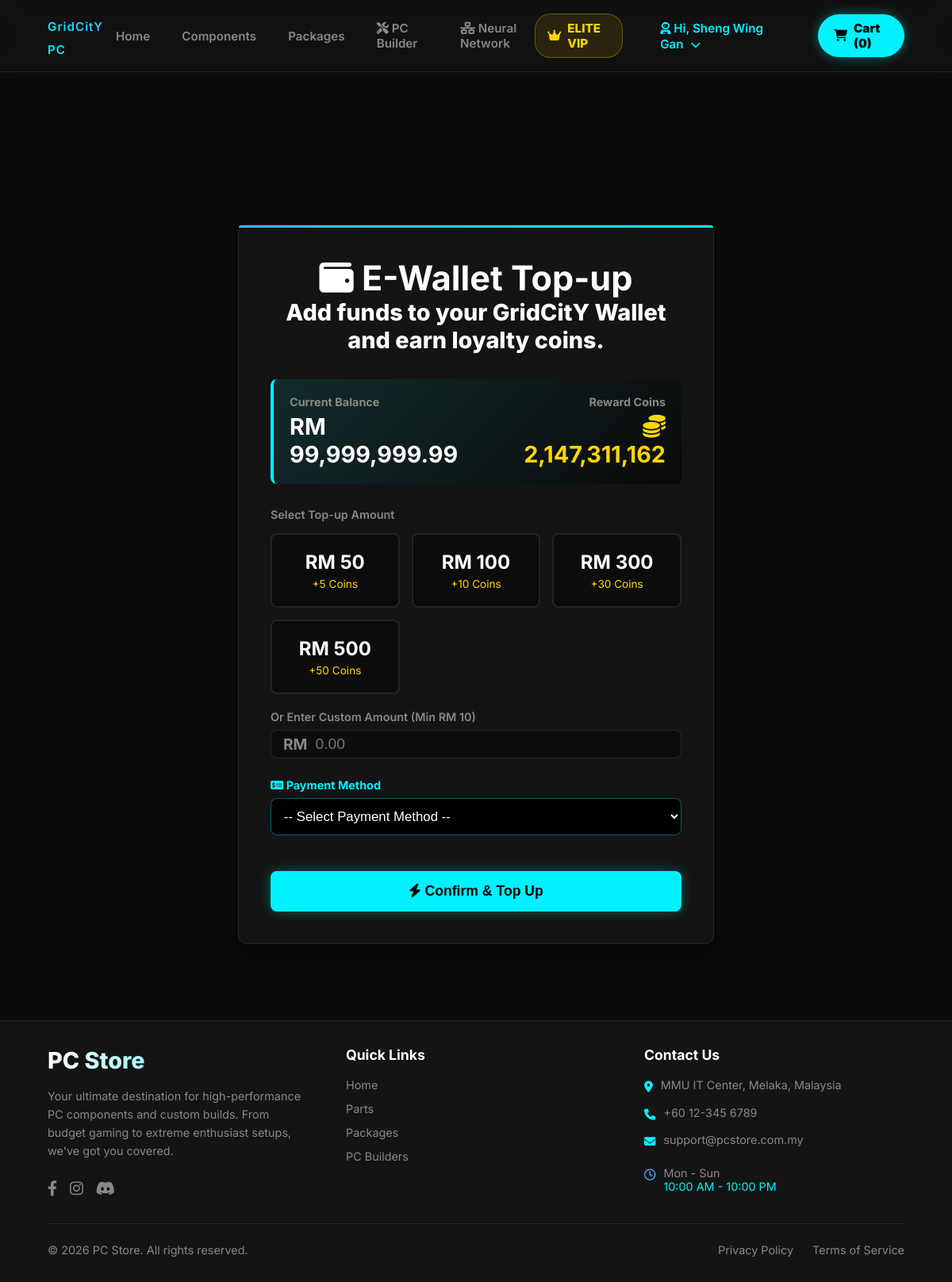
The page /wallet_topup.php (signed in) on the database as committed earlier.
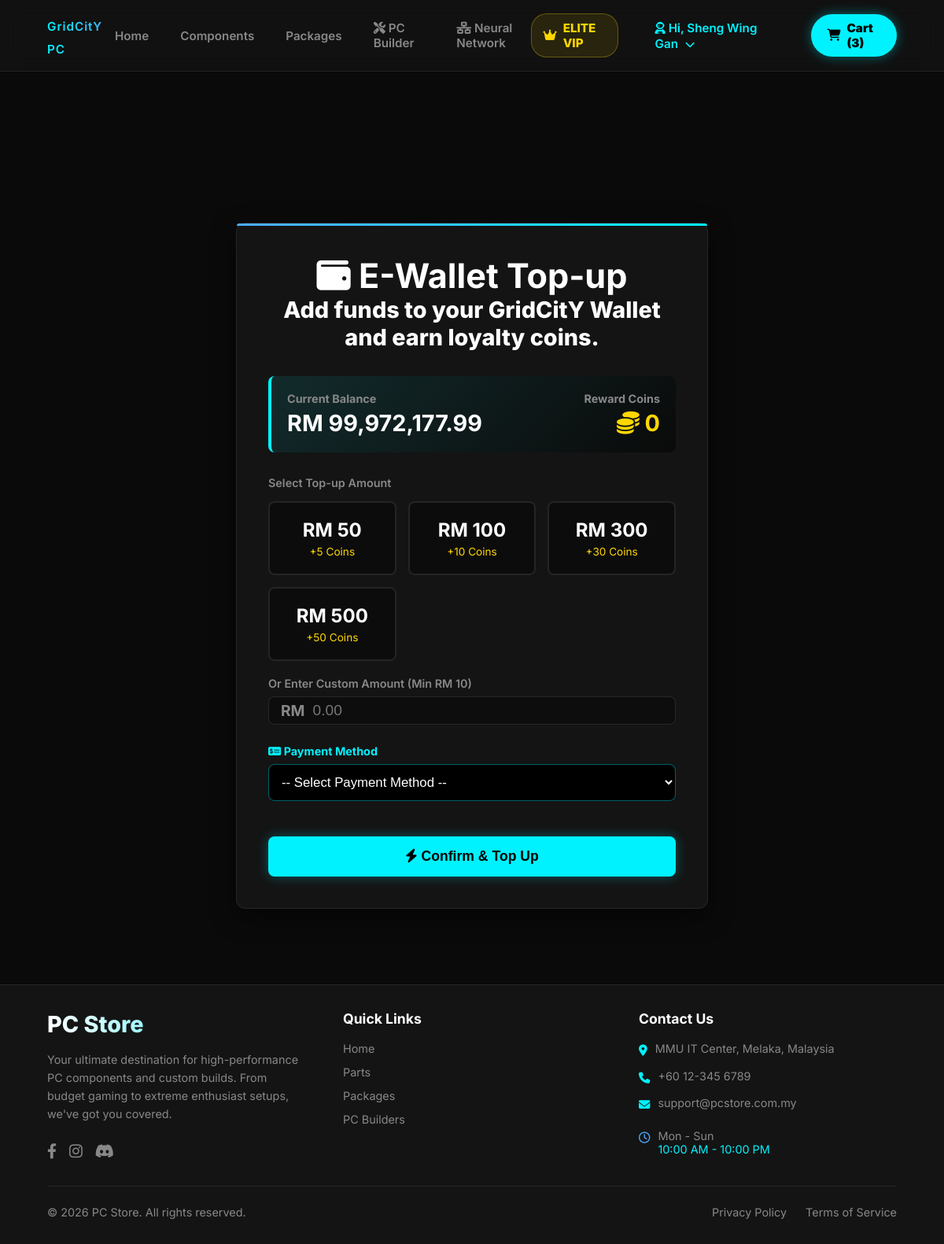
The same page on the database as committed later.
### tables this page shows
CREATE TABLE `customers` (
  `customer_id` int(11) NOT NULL,
  `username` varchar(150) DEFAULT NULL,
  `first_name` varchar(50) DEFAULT NULL,
  `last_name` varchar(50) DEFAULT NULL,
  `email` varchar(100) NOT NULL,
  `password` varchar(255) NOT NULL,
  `phone_number` varchar(20) DEFAULT NULL,
  `birthday` date DEFAULT NULL,
  `wallet_balance` decimal(10,2) NOT NULL DEFAULT 0.00,
  `reward_coins` int(11) NOT NULL DEFAULT 0,
  `membership_tier` varchar(20) DEFAULT 'Standard',
  `vip_expiry_date` datetime DEFAULT NULL,
  `auto_renew` tinyint(1) DEFAULT 0,
  `default_shipping_address` text DEFAULT NULL,
  `account_status` varchar(20) DEFAULT 'Active',
  `reset_token` varchar(6) DEFAULT NULL,
  `reset_token_expire` datetime DEFAULT NULL,
  `pref_gamer` int(11) DEFAULT 0,
  `pref_creator` int(11) DEFAULT 0,
  `pref_student` int(11) DEFAULT 0,
  `pref_enthusiast` int(11) DEFAULT 0,
  `created_at` datetime DEFAULT current_timestamp()
);

### wallet_topup.php (the view, shortened to what the changed rows need)
<?php
require_once 'config.php';
$customer_id = $_SESSION['customer_id'];
$query = "SELECT wallet_balance, reward_coins FROM customers WHERE customer_id = ?";
$stmt = $conn->prepare($query);
$stmt->bind_param("i", $customer_id);
$stmt->execute();
$result = $stmt->get_result();
$user_data = $result->fetch_assoc();
$current_balance = $user_data['wallet_balance'];
$current_coins = $user_data['reward_coins'];
?>
<!DOCTYPE html>
<html lang="en">
<head>
    <link rel="stylesheet" href="https://cdnjs.cloudflare.com/ajax/libs/font-awesome/6.4.0/css/all.min.css">
    <link rel="stylesheet" href="css/style.css">
</head>
<body>
    <?php include 'includes/header.php'; ?>
    <main class="main-container cart-page-wrapper">
        <div class="auth-container" style="max-width: 600px;">
            <div class="auth-title">
                <h2><i class="fa-solid fa-wallet"></i> E-Wallet Top-up</h2>
            </div>
            <div class="wallet-dashboard">
                <div class="stat-box">
                    <h4>Current Balance</h4>
                    <p>RM <?php echo number_format($current_balance, 2); ?></p>
                </div>
                <div class="stat-box" style="text-align: right;">
                    <h4>Reward Coins</h4>
                    <p style="color: #ffd700;"><i class="fa-solid fa-coins"></i> <?php echo number_format($current_coins); ?></p>
                </div>
            </div>
             </div> </main>
    </main>
</body>
</html>

### includes/header.php (shortened to what the changed rows need)
<?php
require_once 'config.php';
$cart_item_count = 0;
if (isset($_SESSION['customer_id'])) {
    $count_stmt = $conn->prepare("SELECT SUM(quantity) AS total_items FROM shopping_cart WHERE customer_id = ?");
    $count_stmt->bind_param("i", $_SESSION['customer_id']);
    $count_stmt->execute();
    $count_res = $count_stmt->get_result();
    if ($count_row = $count_res->fetch_assoc()) {
        $cart_item_count = $count_row['total_items'] ?? 0;
    }
}
?>
<!DOCTYPE html>
<html lang="en">
<head>
    <link rel="stylesheet" href="css/style.css">
    <link rel="stylesheet" href="https://cdnjs.cloudflare.com/ajax/libs/font-awesome/6.4.0/css/all.min.css">
</head>
<body>
<nav class="navbar">
    <div class="nav-actions" style="display: flex; align-items: center;">
        <a href="membership.php" style="color: #ffd700; font-weight: 800; text-decoration: none; display: flex; align-items: center; gap: 8px; padding: 8px 15px; background: rgba(255, 215, 0, 0.1); border: 1px solid rgba(255, 215, 0, 0.3); border-radius: 20px; transition: 0.3s; margin-right: 15px;" onmouseover="this.style.boxShadow='0 0 15px rgba(255, 215, 0, 0.5)'; this.style.transform='translateY(-2px)';" onmouseout="this.style.boxShadow='none'; this.style.transform='none';">
            <i class="fa-solid fa-crown"></i> ELITE VIP
        </a>
        <?php if(isset($_SESSION['customer_id'])): ?>
        <div class="profile-dropdown" style="position: relative; display: inline-block; margin-right: 15px;">
            <a href="profile.php" style="color: #00f2fe; text-decoration: none; padding-bottom: 5px;">
            </a>
        </div>
        <?php else: ?>
            <a href="login.php" style="text-decoration: none; margin-right: 15px;"><i class="fas fa-sign-in-alt"></i> Login</a>
            <a href="register.php" style="text-decoration: none; margin-right: 15px;"><i class="fas fa-user-plus"></i> Register</a>
        <?php endif; ?>
<a href="cart.php" style="background: #00f2fe; color: #000; padding: 8px 20px; border-radius: 30px; font-weight: 900; text-decoration: none; display: flex; align-items: center; gap: 8px; box-shadow: 0 0 15px rgba(0, 242, 254, 0.4); transition: 0.3s;" onmouseover="this.style.transform='scale(1.05)'; this.style.boxShadow='0 0 25px rgba(0, 242, 254, 0.7)';" onmouseout="this.style.transform='scale(1)'; this.style.boxShadow='0 0 15px rgba(0, 242, 254, 0.4)';">
    <i class="fa-solid fa-cart-shopping"></i> Cart (<?php echo $cart_item_count; ?>)
</a>
    </div>
</nav>
<main class="main-container">

Rows that differ between the two databases and show on the page:
changed customers: wallet_balance "99,999,999.99" → "99,972,177.99"; reward_coins "2,147,311,162" → "0"
Other text that changed with them:
$cart_item_count: "0" → "3"
